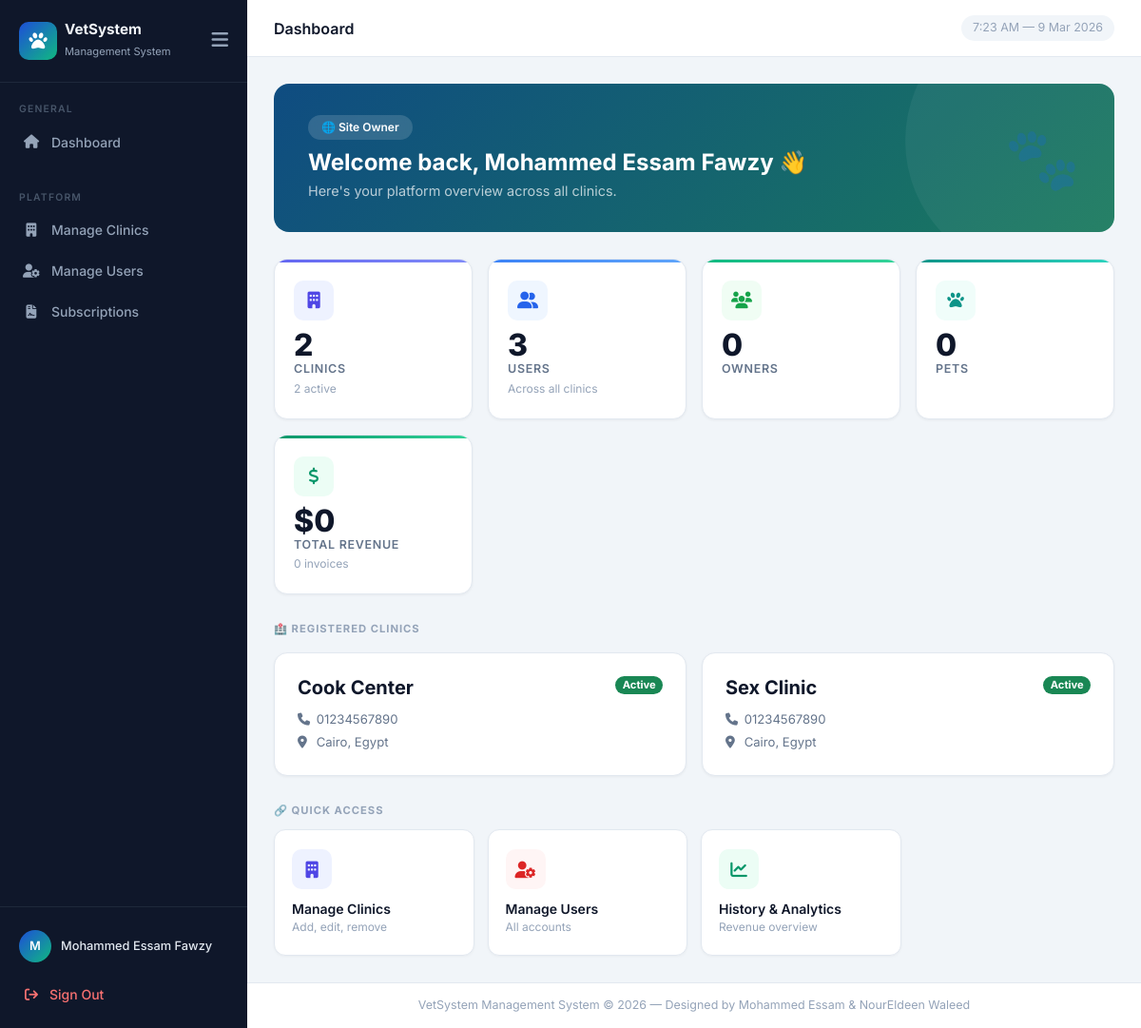
Screenshot of /home/ (signed in) with the database file from the repository.
### vetlogin/models.py (models this page shows, shortened)
class SiteOwnerProfile(models.Model):
    user = models.OneToOneField(User, on_delete=models.CASCADE, related_name='siteownerprofile')
    name = models.CharField(max_length=255)
    phone_number = models.CharField(max_length=20, blank=True, null=True)

### clinics/models.py (models this page shows, shortened)
class Clinic(models.Model):
    name = models.CharField(max_length=200)
    phone = models.CharField(max_length=20, blank=True, null=True)
    address = models.CharField(max_length=500, blank=True, null=True)
    logo = models.ImageField(upload_to='clinic_logos/', blank=True, null=True)
    created_at = models.DateTimeField(default=timezone.now)
    is_active = models.BooleanField(default=True)
    class Meta:
        ordering = ['name']

### vetlogin/views.py (the view, shortened to what this page needs)
# urls.py: path('home/', views.home, name='home'),
@login_required
def home(request):
    from owners.models import Owner, Pet
    from visits.models import Visit
    from boarding.models import BoardingPet
    from tasks.models import Task
    from invoices.models import Invoice
    from django.utils import timezone
    from django.db.models import Sum, Count
    from django.db.models.functions import TruncMonth, TruncDate
    from datetime import timedelta
    import json
    today = timezone.localdate()
    this_month_start = today.replace(day=1)
    months_labels = []
    months_starts = []
    for i in range(5, -1, -1):
        m = (today.month - i - 1) % 12 + 1
        y = today.year - ((today.month - i - 1) // 12 + (1 if (today.month - i - 1) < 0 else 0))
        if today.month - i <= 0:
            y = today.year - 1
            m = 12 + (today.month - i)
        from datetime import date
        dt = date(today.year, today.month, 1)
        for _ in range(i):
            dt = (dt - timedelta(days=1)).replace(day=1)
        months_starts.append(dt)
        months_labels.append(dt.strftime('%b %Y'))
    if is_siteowner(request.user):
        context = {
            'total_clinics': Clinic.objects.count(),
            'active_clinics': Clinic.objects.filter(is_active=True).count(),
            'total_users': User.objects.count(),
            'total_owners': Owner.objects.count(),
            'total_pets': Pet.objects.count(),
            'clinics': Clinic.objects.filter(is_active=True).order_by('name'),
            'total_revenue': Invoice.objects.aggregate(t=Sum('total_amount'))['t'] or 0,
            'total_invoices': Invoice.objects.count(),
        }
        return render(request, 'homepage/home.html', context)

### vetlogin/templatetags/role_tags.py (called while the page is built)
@register.filter
def is_siteowner(user):
    return hasattr(user, 'siteownerprofile')

@register.filter
def is_clinic_owner(user):
    return hasattr(user, 'clinicownerprofile')

@register.filter
def is_doctor(user):
    return hasattr(user, 'doctorprofile')

@register.filter
def is_petshop(user):
    return hasattr(user, 'petshopprofile')

@register.filter
def profile_name(user):
    if not user.is_authenticated:
        return user.username
    try:
        if hasattr(user, 'siteownerprofile'):
            return user.siteownerprofile.name
        elif hasattr(user, 'clinicownerprofile'):
            return user.clinicownerprofile.name
        elif hasattr(user, 'doctorprofile'):
            return user.doctorprofile.name
        elif hasattr(user, 'petshopprofile'):
            return user.petshopprofile.name
    except Exception:
        pass
    return user.username

### templates/homepage/home.html (shortened to what this page needs)
{% extends 'base.html' %}
{% load role_tags %}
{% block page_title %}Dashboard{% endblock %}
{% block content %}
<div class="greeting-banner">
    <div style="z-index:1">
        {% if request.user|is_siteowner %}<div class="role-badge">🌐 Site Owner</div>
        {% elif request.user|is_clinic_owner %}<div class="role-badge">⚙️ Clinic Owner</div>
        {% elif request.user|is_doctor %}<div class="role-badge">🩺 Doctor</div>
        {% elif request.user|is_petshop %}<div class="role-badge">🛒 Petshop</div>{% endif %}
        <h2>Welcome back, {{ request.user|profile_name }} 👋</h2>
        {% if request.user|is_siteowner %}<p>Here's your platform overview across all clinics.</p>
        {% elif request.clinic %}<p>Here's what's happening at {{ request.clinic.name }} today.</p>{% endif %}
    </div>
    <div class="big-paw">🐾</div>
</div>
{% if request.user|is_siteowner %}
<div class="stat-cards-grid">
    <div class="stat-card indigo">
        <div class="stat-icon ic-indigo"><i class="fa-solid fa-building"></i></div>
        <div><div class="stat-value">{{ total_clinics|default:"0" }}</div><div class="stat-label">Clinics</div><div class="stat-sub">{{ active_clinics|default:"0" }} active</div></div>
    </div>
    <a href="{% url 'add_user' %}" class="stat-card blue text-decoration-none">
        <div class="stat-icon ic-blue"><i class="fa-solid fa-user-group"></i></div>
        <div><div class="stat-value">{{ total_users|default:"0" }}</div><div class="stat-label">Users</div><div class="stat-sub">Across all clinics</div></div>
    </a>
    <div class="stat-card green">
        <div class="stat-icon ic-green"><i class="fa-solid fa-users"></i></div>
        <div><div class="stat-value">{{ total_owners|default:"0" }}</div><div class="stat-label">Owners</div></div>
    </div>
    <div class="stat-card teal">
        <div class="stat-icon ic-teal"><i class="fa-solid fa-paw"></i></div>
        <div><div class="stat-value">{{ total_pets|default:"0" }}</div><div class="stat-label">Pets</div></div>
    </div>
    <div class="stat-card emerald">
        <div class="stat-icon ic-emerald"><i class="fa-solid fa-dollar-sign"></i></div>
        <div><div class="stat-value">${{ total_revenue|floatformat:0 }}</div><div class="stat-label">Total Revenue</div><div class="stat-sub">{{ total_invoices }} invoices</div></div>
    </div>
</div>
<div class="section-heading">🏥 Registered Clinics</div>
<div class="clinic-grid">
    {% for c in clinics %}
    <div class="clinic-card">
        <div class="d-flex justify-content-between align-items-start">
            <div>
                <h5>{{ c.name }}</h5>
                <div class="meta d-flex flex-column gap-1">
                    {% if c.phone %}<div><i class="fa-solid fa-phone"></i> {{ c.phone }}</div>{% endif %}
                    {% if c.address %}<div><i class="fa-solid fa-location-dot"></i> {{ c.address }}</div>{% endif %}
                </div>
            </div>
            {% if c.is_active %}<span class="badge bg-success rounded-pill" style="font-size:.7rem">Active</span>
            {% else %}<span class="badge bg-secondary rounded-pill" style="font-size:.7rem">Inactive</span>{% endif %}
        </div>
    </div>
    {% empty %}
    <div class="text-muted">No clinics registered yet. <a href="{% url 'manage_clinics' %}">Create one</a></div>
    {% endfor %}
</div>
<div class="section-heading">🔗 Quick Access</div>
<div class="quick-grid">
    <a href="{% url 'manage_clinics' %}" class="quick-card"><div class="icon-wrap ic-indigo"><i class="fa-solid fa-building"></i></div><div><p class="label">Manage Clinics</p><p class="sublabel">Add, edit, remove</p></div></a>
    <a href="{% url 'add_user' %}" class="quick-card"><div class="icon-wrap ic-red"><i class="fa-solid fa-user-gear"></i></div><div><p class="label">Manage Users</p><p class="sublabel">All accounts</p></div></a>
    <a href="{% url 'history' %}" class="quick-card"><div class="icon-wrap ic-emerald"><i class="fa-solid fa-chart-line"></i></div><div><p class="label">History & Analytics</p><p class="sublabel">Revenue overview</p></div></a>
</div>
{% endif %}
{% endblock %}

### templates/base.html (shortened to what this page needs)
<!DOCTYPE html>
<html lang="en">
<head>
    <link href="https://cdn.jsdelivr.net/npm/bootstrap@5.3.3/dist/css/bootstrap.min.css" rel="stylesheet">
    <link href="https://cdnjs.cloudflare.com/ajax/libs/font-awesome/6.5.0/css/all.min.css" rel="stylesheet">
    <link href="https://cdn.jsdelivr.net/npm/tom-select@2.3.1/dist/css/tom-select.bootstrap5.min.css" rel="stylesheet">
    {% load static %}
    {% load role_tags %}
</head>
<body>
    <nav id="sidebar">
        <div class="sidebar-brand">
            <a href="{% url 'home' %}" class="d-flex align-items-center gap-2 text-decoration-none">
                <div class="brand-icon text-white"><i class="fa-solid fa-paw text-white"></i></div>
                <div class="brand-text">
                    <h4>{% if request.clinic %}{{ request.clinic.name }}{% else %}VetSystem{% endif %}</h4>
                    <small>Management System</small>
                </div>
            </a>
            <button id="sidebarToggle">
                <i class="fa-solid fa-bars fs-5"></i>
            </button>
        </div>
        <div class="sidebar-section">
            <div class="sidebar-section-label">General</div>
            <a href="{% url 'home' %}" class="nav-item-sb">
                <i class="fa-solid fa-house"></i> <span class="nav-text">Dashboard</span>
            </a>
        </div>
        {% if request.user|is_siteowner %}
        <div class="sidebar-section">
            <div class="sidebar-section-label">Platform</div>
            <a href="{% url 'manage_clinics' %}" class="nav-item-sb">
                <i class="fa-solid fa-building"></i> <span class="nav-text">Manage Clinics</span>
            </a>
            <a href="{% url 'add_user' %}" class="nav-item-sb">
                <i class="fa-solid fa-user-gear"></i> <span class="nav-text">Manage Users</span>
            </a>
            <a href="{% url 'subscription_history' %}" class="nav-item-sb">
                <i class="fa-solid fa-file-contract"></i> <span class="nav-text">Subscriptions</span>
            </a>
        </div>
        {% endif %}
        <div class="sidebar-footer">
            <div class="user-info">
                <div class="avatar">{{ user|profile_name|slice:":1"|upper }}</div>
                <div class="uname nav-text">{{ user|profile_name }}</div>
            </div>
            <a href="{% url 'logout' %}" class="logout-btn">
                <i class="fa-solid fa-arrow-right-from-bracket"></i> <span class="nav-text">Sign Out</span>
            </a>
        </div>
    </nav>
    <div id="main">
        <div id="topbar">
            <div style="min-width:0;">
                <div class="page-title">{% block page_title %}{% endblock %}</div>
            </div>
            <div class="topbar-right">
                <span class="time-chip" id="clock"></span>
            </div>
        </div>
        <div class="page-body">
            {% block content %}{% endblock %}
        </div>
        <footer>
            {% if request.clinic %}{{ request.clinic.name }}{% else %}VetSystem{% endif %} Management System &copy; 2026
            — Designed by Mohammed Essam & NourEldeen Waleed
        </footer>
    </div>
</body>
</html>

### templates/base.html (style rules this page uses)
:root { --sidebar-w: 260px; --sidebar-bg: #0f172a; --sidebar-hover: #1e293b; --sidebar-active: #1d4ed8; --accent: #3b82f6; --accent-green: #10b981; --text-muted: #94a3b8; --body-bg: #f1f5f9; --card-bg: #ffffff; --header-h: 60px; }
* { margin: 0; padding: 0; box-sizing: border-box; }
body { font-family: 'Inter', sans-serif; background: var(--body-bg); min-height: 100vh; display: flex; }
#sidebar { width: var(--sidebar-w); min-height: 100vh; background: var(--sidebar-bg); display: flex; flex-direction: column; position: fixed; left: 0; top: 0; bottom: 0; z-index: 1000; transition: width 0.3s ease, transform 0.3s ease; overflow-x: hidden; overflow-y: auto; }
.sidebar-brand { display: flex; align-items: center; gap: 12px; padding: 22px 20px; border-bottom: 1px solid #1e293b; text-decoration: none; position: relative; }
.sidebar-brand .brand-icon { width: 40px; height: 40px; background: linear-gradient(135deg, #1d4ed8, #10b981); border-radius: 10px; display: flex; align-items: center; justify-content: center; font-size: 1.2rem; flex-shrink: 0; }
.sidebar-brand .brand-text h4 { color: #f1f5f9; font-size: 0.95rem; font-weight: 700; margin: 0; line-height: 1.2; }
.sidebar-brand .brand-text small { color: var(--text-muted); font-size: 0.7rem; }
.sidebar-section { padding: 20px 12px 8px; }
.sidebar-section-label { color: #475569; font-size: 0.65rem; font-weight: 600; text-transform: uppercase; letter-spacing: 1.2px; padding: 0 8px; margin-bottom: 6px; }
.nav-item-sb { display: flex; align-items: center; gap: 12px; padding: 10px 12px; border-radius: 8px; color: #94a3b8; text-decoration: none; font-size: 0.875rem; font-weight: 500; transition: all 0.15s ease; margin-bottom: 2px; position: relative; }
.nav-item-sb i { width: 18px; text-align: center; font-size: 0.9rem; flex-shrink: 0; }
.sidebar-footer { margin-top: auto; border-top: 1px solid #1e293b; padding: 16px 12px; }
.sidebar-footer .user-info { display: flex; align-items: center; gap: 10px; padding: 8px; border-radius: 8px; }
.sidebar-footer .avatar { width: 34px; height: 34px; background: linear-gradient(135deg, #1d4ed8, #10b981); border-radius: 50%; display: flex; align-items: center; justify-content: center; color: white; font-weight: 600; font-size: 0.8rem; flex-shrink: 0; }
.sidebar-footer .uname { color: #e2e8f0; font-size: 0.8rem; font-weight: 500; white-space: nowrap; overflow: hidden; text-overflow: ellipsis; }
.sidebar-footer .logout-btn { display: flex; align-items: center; gap: 10px; padding: 9px 12px; border-radius: 8px; color: #f87171; text-decoration: none; font-size: 0.875rem; font-weight: 500; transition: background 0.15s; margin-top: 6px; }
.sidebar-footer .logout-btn i { width: 18px; text-align: center; }
#main { margin-left: var(--sidebar-w); flex: 1; display: flex; flex-direction: column; min-height: 100vh; transition: margin-left 0.3s ease; min-width: 0; }
#topbar { height: var(--header-h); background: var(--card-bg); border-bottom: 1px solid #e2e8f0; display: flex; align-items: center; padding: 0 28px; gap: 16px; position: sticky; top: 0; z-index: 100; }
#topbar .page-title { font-size: 1rem; font-weight: 600; color: #0f172a; white-space: nowrap; overflow: hidden; text-overflow: ellipsis; }
#topbar .topbar-right { margin-left: auto; display: flex; align-items: center; gap: 16px; flex-shrink: 0; }
#topbar .topbar-right .time-chip { font-size: 0.78rem; color: var(--text-muted); background: #f1f5f9; padding: 4px 12px; border-radius: 50px; white-space: nowrap; }
.page-body { padding: 28px; flex: 1; }
footer { background: var(--card-bg); border-top: 1px solid #e2e8f0; padding: 14px 28px; font-size: 0.78rem; color: var(--text-muted); text-align: center; }
#sidebarToggle { color: var(--text-muted); background: transparent; border: none; cursor: pointer; padding: 5px; position: absolute; right: 15px; top: 50%; transform: translateY(-50%); transition: color 0.2s; }

### rows the page displays
Clinic: name "Cook Center", phone "01234567890", address "Cairo, Egypt", is_active "Active"
Clinic: name "Sex Clinic", phone "01234567890", address "Cairo, Egypt", is_active "Active"

### other values shown
{{ user|profile_name|slice:":1"|upper }} "M"
{{ user|profile_name }} "Mohammed Essam Fawzy"
{{ request.user|profile_name }} "Mohammed Essam Fawzy"
{{ total_clinics|default:"0" }} "2"
{{ active_clinics|default:"0" }} "2"
{{ total_users|default:"0" }} "3"
{{ total_owners|default:"0" }} "0"
{{ total_pets|default:"0" }} "0"
{{ total_revenue|floatformat:0 }} "0"
{{ total_invoices }} "0"
